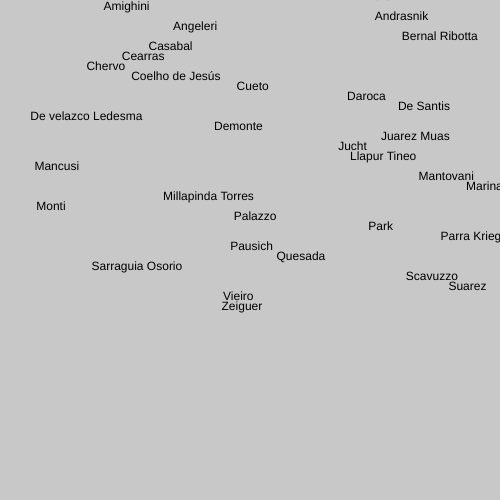
Frame 1 (no input)
Frame 60 (no input): identical to frame 1, image omitted
Frame 120 (the mouse pressed at the canvas centre since frame 60): identical to frame 1, image omitted

The p5.js sketch that drew this single still picture (run headless with seeded random() and noise() and a simulated clock; from frame 60 on, the mouse is pressed at the canvas centre):

// p5.js sketch
// ── sketch.js
let apellidos = [
  "Alvarez",
  "Amighini",
  "Andrasnik",
  "Angeleri",
  "Bernal Ribotta",
  "Casabal",
  "Cearras",
  "Chervo",
  "Coelho de Jesús",
  "Cueto",
  "Daroca",
  "De Santis",
  "De velazco Ledesma",
  "Demonte",
  "Juarez Muas",
  "Jucht",
  "Llapur Tineo",
  "Mancusi",
  "Mantovani",
  "Marinac",
  "Millapinda Torres",
  "Monti",
  "Palazzo",
  "Park",
  "Parra Krieg",
  "Pausich",
  "Quesada",
  "Sarraguia Osorio",
  "Scavuzzo",
  "Suarez",
  "Vieiro",
  "Zeiguer"
]

let posX = []
let posY = []
let contadorPosY = 0 
function setup() {
  createCanvas(500, 500);
  
  for(let i = 0 ; i < apellidos.length ; i++){
    //text( apellidos[i] ,random(width),random(height))
    let posRandom = random(width) // 0 - width -1 -> 0-499
    let posRandomY = contadorPosY // 0 - width -1 -> 0-499

    posX.push(posRandom)
    posY.push(posRandomY)
    contadorPosY+= 10
    //console.log(posX)
  }

}


function draw() {
  background(200);
  
 fill(0)

 for(let i = 0 ; i < apellidos.length ; i++){
  text( apellidos[i] , posX[i], posY[i])
 }

}
